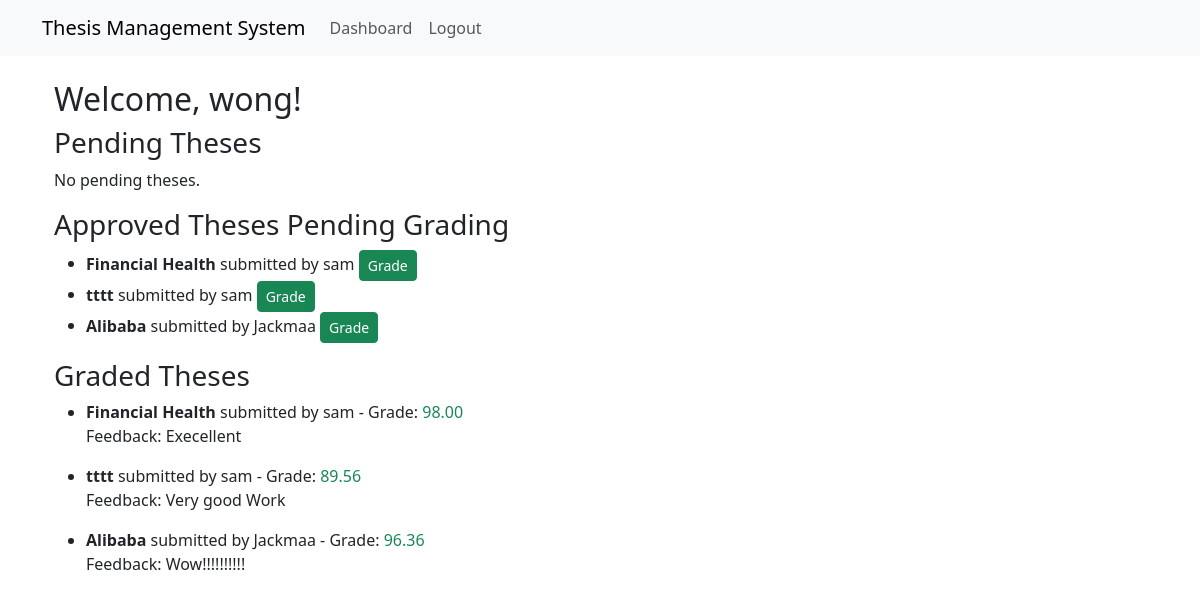
Page /theses/dashboard/ (signed in) on the committed database.
### users/models.py (models this page shows)
class CustomUser(AbstractUser):
    ROLE_CHOICES = (
        ('student', 'Student'),
        ('teacher', 'Teacher'),
        ('admin', 'Admin'),
    )
    role = models.CharField(max_length=10, choices=ROLE_CHOICES, default='student')

### theses/models.py (models this page shows, shortened)
class Thesis(models.Model):
    STATUS_CHOICES = [
        ('pending', 'Pending'),
        ('approved', 'Approved'),
        ('rejected', 'Rejected'),
    ]
    title = models.CharField(max_length=255)
    abstract = models.TextField()
    file = models.FileField(upload_to='theses/')
    status = models.CharField(max_length=10, choices=STATUS_CHOICES, default='pending')
    feedback = models.TextField(blank=True, null=True)
    student = models.ForeignKey(CustomUser, on_delete=models.CASCADE, related_name='theses')
    teacher = models.ForeignKey(
        CustomUser,
        on_delete=models.SET_NULL,
        null=True,
        blank=True,
        related_name='assigned_theses',
        limit_choices_to={'role': 'teacher'},  # Only teachers appear in the dropdown
    )
    created_at = models.DateTimeField(auto_now_add=True)

### grading/models.py (models this page shows, shortened)
class Grade(models.Model):
    thesis = models.OneToOneField(Thesis, on_delete=models.CASCADE, related_name='grade')
    score = models.DecimalField(max_digits=5, decimal_places=2)  # Score out of 100
    feedback = models.TextField()
    graded_at = models.DateTimeField(auto_now_add=True)

### theses/views.py (the view)
# urls.py: path('dashboard/', dashboard_view, name='dashboard'),
@login_required
def dashboard_view(request):
    if request.user.role == 'student':
        theses = Thesis.objects.filter(student=request.user)
        teachers = CustomUser.objects.filter(role='teacher')  # Fetch all teachers
        return render(request, 'theses/student_dashboard.html', {'theses': theses, 'teachers': teachers})
    elif request.user.role == 'teacher':
        pending_theses = Thesis.objects.filter(teacher=request.user, status='pending')
        approved_theses = Thesis.objects.filter(teacher=request.user, status='approved')
        graded_theses = Thesis.objects.filter(teacher=request.user, grade__isnull=False)
        return render(request, 'theses/teacher_dashboard.html', {
            'pending_theses': pending_theses,
            'approved_theses': approved_theses,
            'graded_theses': graded_theses,
        })
    else:
        return render(request, 'theses/admin_dashboard.html')

### templates/theses/teacher_dashboard.html (shortened to what this page needs)
{% extends 'base.html' %}
{% block content %}
<div class="container">
    <h2>Welcome, {{ user.username }}!</h2>
    <h3>Pending Theses</h3>
    {% if pending_theses %}
        <ul>
            {% for thesis in pending_theses %}
                <li>
                    <strong>{{ thesis.title }}</strong> submitted by {{ thesis.student.username }}
                    <a href="{% url 'thesis_feedback' thesis.id %}" class="btn btn-primary btn-sm">Review</a>
                </li>
            {% endfor %}
        </ul>
    {% else %}
        <p>No pending theses.</p>
    {% endif %}
    <h3>Approved Theses Pending Grading</h3>
    {% if approved_theses %}
        <ul>
            {% for thesis in approved_theses %}
                <li>
                    <strong>{{ thesis.title }}</strong> submitted by {{ thesis.student.username }}
                    <a href="{% url 'grade_thesis' thesis.id %}" class="btn btn-success btn-sm">Grade</a>
                </li>
            {% endfor %}
        </ul>
    {% else %}
        <p>No theses pending grading.</p>
    {% endif %}
    <h3>Graded Theses</h3>
    {% if graded_theses %}
        <ul>
            {% for thesis in graded_theses %}
                <li>
                    <strong>{{ thesis.title }}</strong> submitted by {{ thesis.student.username }}
                    - Grade: <span class="text-success">{{ thesis.grade.score }}</span>
                    <p>Feedback: {{ thesis.grade.feedback }}</p>
                </li>
            {% endfor %}
        </ul>
    {% else %}
        <p>No graded theses.</p>
    {% endif %}
</div>
{% endblock %}

### templates/base.html (shortened to what this page needs)
<!DOCTYPE html>
<html lang="en">
<head>
    <link href="https://cdn.jsdelivr.net/npm/bootstrap@5.3.0/dist/css/bootstrap.min.css" rel="stylesheet">
</head>
<body>
    <nav class="navbar navbar-expand-lg navbar-light bg-light">
        <div class="container">
            <a class="navbar-brand" href="{% url 'dashboard' %}">Thesis Management System</a>
            <div class="collapse navbar-collapse" id="navbarNav">
                <ul class="navbar-nav">
                    {% if user.is_authenticated %}
                        <li class="nav-item"><a class="nav-link" href="{% url 'dashboard' %}">Dashboard</a></li>
                        <li class="nav-item"><a class="nav-link" href="{% url 'logout' %}">Logout</a></li>
                    {% else %}
                        <li class="nav-item"><a class="nav-link" href="{% url 'login' %}">Login</a></li>
                    {% endif %}
                </ul>
            </div>
        </div>
    </nav>
    <div class="container mt-4">
        {% block content %}{% endblock %}
    </div>
</body>
</html>

### rows in the picture
CustomUser: username "wong"
Thesis: title "Financial Health", student.username "sam", grade.score "98.00", grade.feedback "Execellent"
Thesis: title "tttt", student.username "sam", grade.score "89.56", grade.feedback "Very good Work"
Thesis: title "Alibaba", student.username "Jackmaa", grade.score "96.36", grade.feedback "Wow!!!!!!!!!!"
